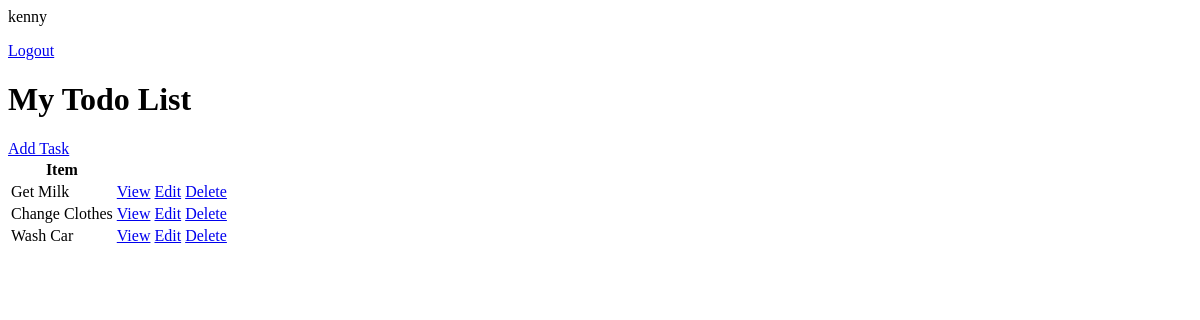
The app's page / (signed in), older data.
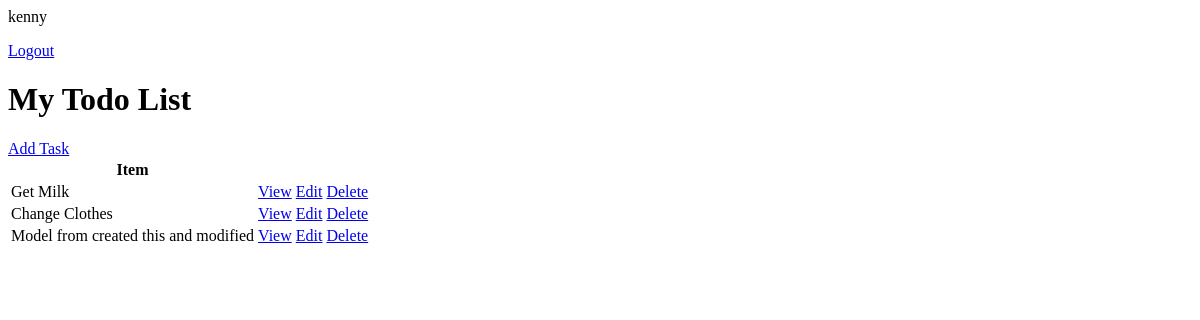
The same page, newer data.
### base/models.py (models this page shows, shortened)
class Task(models.Model):
    user = models.ForeignKey(User, on_delete=models.CASCADE, null=True, blank=True)
    title = models.CharField(max_length=200)
    description = models.TextField(null=True, blank=True)
    complete = models.BooleanField(default=False)
    created = models.DateTimeField(auto_now_add=True)
    class Meta:
        ordering = ['complete']

### base/views.py (the view)
# urls.py: path('', TaskList.as_view(), name='tasks'),
class TaskList(LoginRequiredMixin, ListView):
    model = Task
    context_object_name = 'tasks'
    def get_context_data(self, **kwargs):
        context = super().get_context_data(**kwargs)
        context['tasks'] = context['tasks'].filter(user=self.request.user)
        context['count'] = context['tasks'].filter(complete=False).count()
        return context

### base/templates/base/task_list.html
{%  if request.user.is_authenticated %}
    <p>{{request.user}}</p>
    <a href="{% url 'logout' %}">Logout</a>
{% else %}
    <a href="{% url 'login' %}">Login</a>
{% endif %}
<h1>My Todo List</h1>
<a href="{% url 'task-create' %}">Add Task</a>
<table>
    <tr>
        <th>Item</th>
    </tr>
    {% for task in tasks %}
    <tr>
        <td>{{task.title}}</td>
        <td><a href="{% url 'task' task.id %}">View</a></td>
        <td><a href="{% url 'task-update' task.id %}">Edit</a></td>
        <td><a href="{% url 'task-delete' task.id %}">Delete</a></td>
    </tr>
    {% empty %}
        <h3>No Item i list</h3>
    {% endfor %}
</table>

Row changes from the older to the newer data that the page shows:
removed Task: title "Wash Car"
added Task: title "Model from created this and modified"
